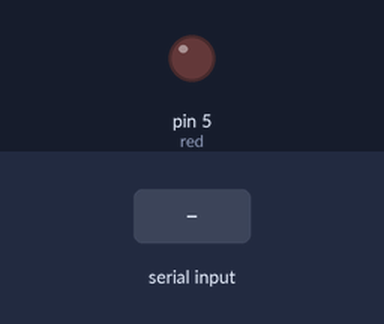
The sketch below on a simulated Arduino Uno, built with avr-gcc and run on an emulated ATmega328P. On the bench: output pins drawn as LEDs (lit = HIGH). The inputs (shaded band) are chosen by the test bench. What the sketch prints to the serial monitor is not drawn.

Above: at 1.2 s.
1.3 s: "FIRST_IN\n" received over Serial
At 2.0 s:
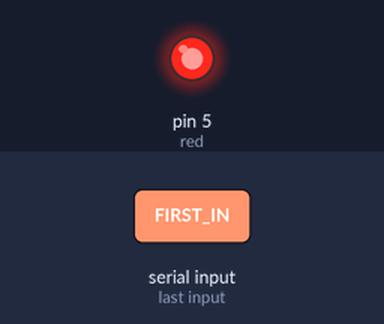
4.3 s: "LAST_OUT\n" received over Serial
At 5.4 s:
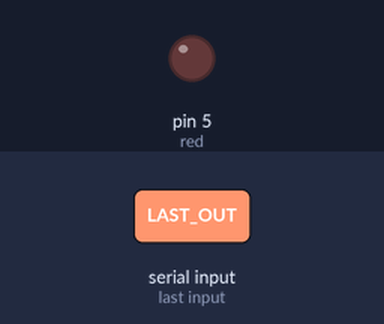
Timing chart, 0 to 7.3 s (numbered marks = the images above; inputs shaded):
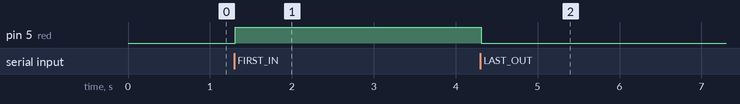

The sketch:

CARD_ONOFF.ino
```cpp
// 빨간 LED 핀
int red = 5;

void setup() {
  Serial.begin(9600);       // 시리얼 통신 시작
  pinMode(red, OUTPUT);     // 빨간 LED
  digitalWrite(red, LOW);
}

void loop() {
  // 시리얼로 들어온 데이터가 있으면
  if (Serial.available() > 0) {
    String data = Serial.readStringUntil('\n'); // 줄 끝까지 읽기

    // FIRST_IN 또는 IN → LED 켜기
    if (data == "FIRST_IN" || data == "IN") {
      digitalWrite(red, HIGH);
      Serial.println("빨간 LED ON (" + data + " 수신)");
    }
    // LAST_OUT → LED 끄기
    else if (data == "LAST_OUT") {
      digitalWrite(red, LOW);
      Serial.println("빨간 LED OFF (LAST_OUT 수신)");
    }
    // 그 외의 데이터 → 알 수 없는 명령
    else {
      Serial.print("알 수 없는 명령: ");
      Serial.println(data);
    }
  }
}
```

Measured:
- after the input at 1.3 s, pin 5 (red): LOW → HIGH at once
- after the input at 4.3 s, pin 5 (red): HIGH → LOW at once
